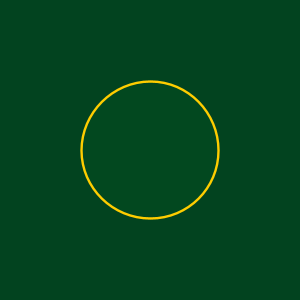
Frame 1 (no input)
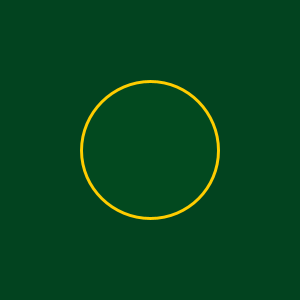
Frame 60 (the mouse pressed at the canvas centre just before this capture)
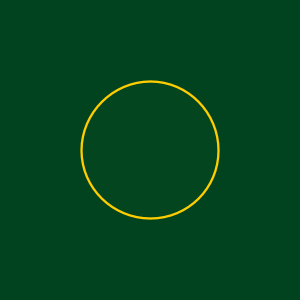
Frame 120 (the mouse held since frame 60 and released just before this capture)

The Processing sketch that drew these frames (run headless with seeded random() and noise(); from frame 60 on, the mouse is pressed at the canvas centre):

// Processing sketch: processing_135571
// ── processing_135571.pde


void setup() {
  size (300, 300);
   frameRate(10);
  noCursor();
  
 }
 
void draw() {
  background (2,67,31); 
  fill(2,random(67,76),31);
  stroke (255,205,0);
  strokeWeight (random(2,3.5));
  ellipse (width/2,height/2,width/2.2,height/2.2);

  }
